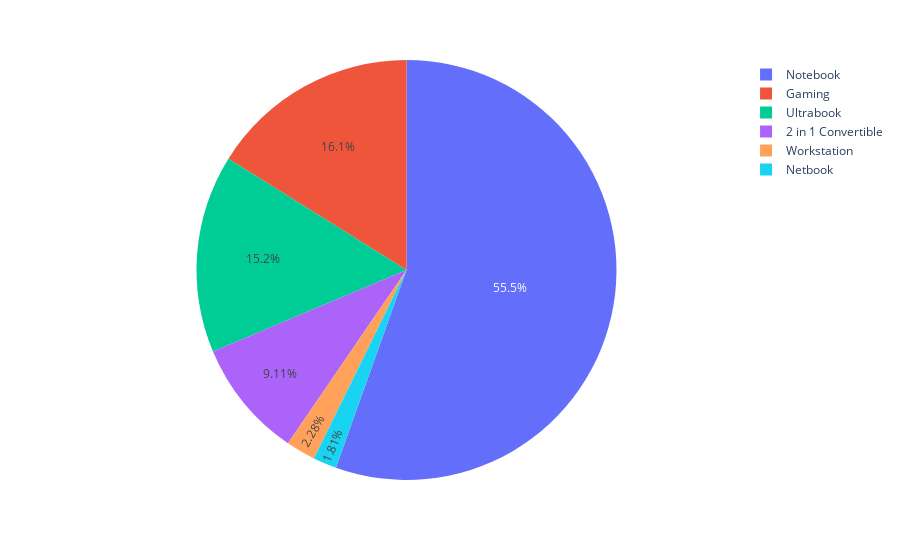

The notebook cell saved with this chart:
### Code cell
TypeName_data=data['TypeName']
TypeName_counts = TypeName_data.value_counts().reset_index()
TypeName_counts.columns = ['TypeName', 'Count']
fig = pt.pie(TypeName_counts, values='Count', names='TypeName',)
fig.show()
# the most type name is notebook

### Figure 1 — Plotly figure (JSON) as saved in the notebook; plotly's stock layout.template omitted (floating-point values rounded to 4 significant figures)
{"data": [{"domain": {"x": [0, 1], "y": [0, 1]}, "hovertemplate": "TypeName=%{label}<br>Count=%{value}<extra></extra>", "labels": ["Notebook", "Gaming", "Ultrabook", "2 in 1 Convertible", "Workstation", "Netbook"], "legendgroup": "", "name": "", "showlegend": true, "type": "pie", "values": [706, 205, 194, 116, 29, 23]}], "layout": {"legend": {"tracegroupgap": 0}, "margin": {"t": 60}}}
